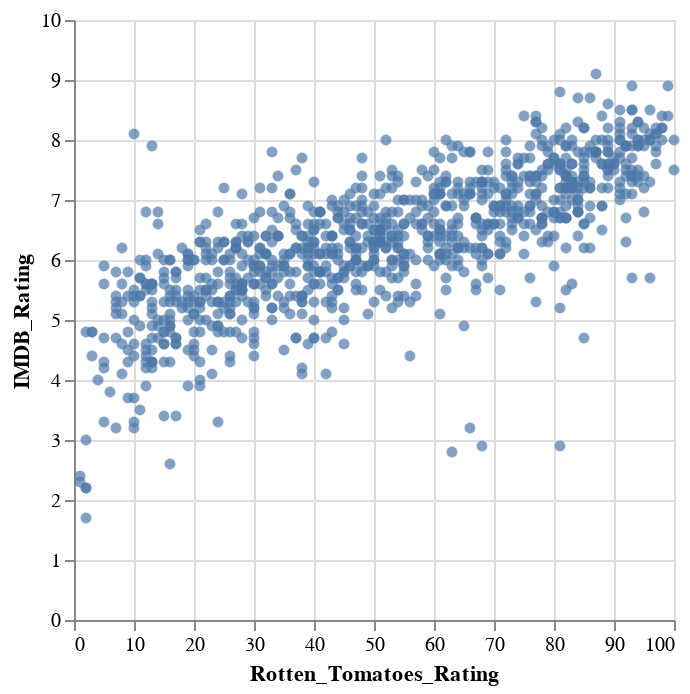

Notebook source saved alongside this figure:
### Markdown cell above
### Dropdowns

Binding to the legend doesn't work that well in this case
since there are so many colors that the plot looks a bit messy.
Instead,
we could create a dropdown selection widget directly in Altair (`alt.binding_select`)
to let us choose categories without coloring the points.
Instead of binding `alt.selection_point` to the legend
we can pass along the dropdown we just created.

### Code cell
# The drop down requires an array of options, here we sort the genres alphabeitcally
genres = sorted(movies['Major_Genre'].unique())
dropdown = alt.binding_select(options=genres)

select_genre = alt.selection_point(
    fields=['Major_Genre'],
    bind=dropdown
)

alt.Chart(movies).mark_circle().encode(
    x='Rotten_Tomatoes_Rating',
    y='IMDB_Rating',
    tooltip='Title',
    opacity=alt.condition(select_genre, alt.value(0.7), alt.value(0.1))
).add_params(
    select_genre
)

### Figure 1 — Vega specification as saved in the notebook (floating-point values rounded to 4 significant figures; data arrays with more than 128 entries replaced by an {"elided": "..."} marker saying what was removed)
{"$schema": "https://vega.github.io/schema/vega/v5.json", "data": [{"name": "param_2_store"}, {"name": "source_0", "values": {"elided": "978 records"}}, {"name": "source_0_x_domain_Rotten_Tomatoes_Rating", "values": [{"min": 1.0, "max": 100.0}]}, {"name": "source_0_y_domain_IMDB_Rating", "values": [{"min": 1.7, "max": 9.1}]}], "signals": [{"name": "unit", "value": {}, "on": [{"events": "pointermove", "update": "isTuple(group()) ? group() : unit"}]}, {"name": "param_2_Major_Genre", "value": null, "bind": {"input": "select", "options": ["Action", "Adventure", "Black Comedy", "Comedy", "Concert/Performance", "Documentary", "Drama", "Horror", "Musical", "Romantic Comedy", "Thriller/Suspense", "Western"]}}, {"name": "param_2", "update": "vlSelectionResolve(\"param_2_store\", \"union\", true, true)"}, {"name": "param_2_tuple", "update": "param_2_Major_Genre !== null ? {fields: param_2_tuple_fields, values: [param_2_Major_Genre]} : null"}, {"name": "param_2_tuple_fields", "value": [{"type": "E", "field": "Major_Genre"}]}, {"name": "param_2_modify", "on": [{"events": {"signal": "param_2_tuple"}, "update": "modify(\"param_2_store\", param_2_tuple, true)"}]}], "marks": [{"type": "symbol", "name": "marks", "from": {"data": "source_0"}, "encode": {"update": {"opacity": [{"value": 0.7, "test": "!length(data(\"param_2_store\")) || vlSelectionTest(\"param_2_store\", datum)"}, {"value": 0.1}], "tooltip": {"signal": "isValid(datum[\"Title\"]) ? datum[\"Title\"] : \"\"+datum[\"Title\"]"}, "x": {"field": "Rotten_Tomatoes_Rating", "scale": "x"}, "shape": {"value": "circle"}, "y": {"field": "IMDB_Rating", "scale": "y"}, "fill": {"value": "#4c78a8"}}}, "interactive": true, "style": ["circle"]}], "scales": [{"name": "x", "type": "linear", "domain": [{"signal": "(data(\"source_0_x_domain_Rotten_Tomatoes_Rating\")[0] || {}).min"}, {"signal": "(data(\"source_0_x_domain_Rotten_Tomatoes_Rating\")[0] || {}).max"}], "range": [0, {"signal": "width"}], "nice": true, "zero": true}, {"name": "y", "type": "linear", "domain": [{"signal": "(data(\"source_0_y_domain_IMDB_Rating\")[0] || {}).min"}, {"signal": "(data(\"source_0_y_domain_IMDB_Rating\")[0] || {}).max"}], "range": [{"signal": "height"}, 0], "zero": true, "nice": true}], "axes": [{"scale": "x", "ticks": false, "aria": false, "minExtent": 0, "maxExtent": 0, "orient": "bottom", "labels": false, "tickCount": {"signal": "ceil(width/40)"}, "grid": true, "gridScale": "y", "zindex": 0, "domain": false}, {"scale": "y", "tickCount": {"signal": "ceil(height/40)"}, "labels": false, "maxExtent": 0, "minExtent": 0, "zindex": 0, "aria": false, "domain": false, "orient": "left", "grid": true, "gridScale": "x", "ticks": false}, {"scale": "x", "tickCount": {"signal": "ceil(width/40)"}, "title": "Rotten_Tomatoes_Rating", "orient": "bottom", "zindex": 0, "labelOverlap": true, "labelFlush": true, "grid": false}, {"scale": "y", "orient": "left", "grid": false, "labelOverlap": true, "title": "IMDB_Rating", "zindex": 0, "tickCount": {"signal": "ceil(height/40)"}}], "style": "cell", "height": 300, "padding": 5, "width": 300, "background": "white"}
